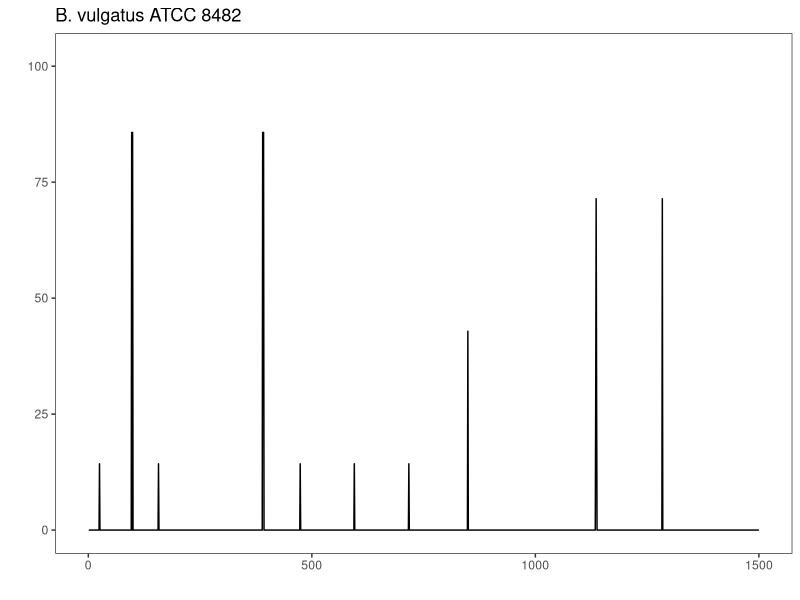
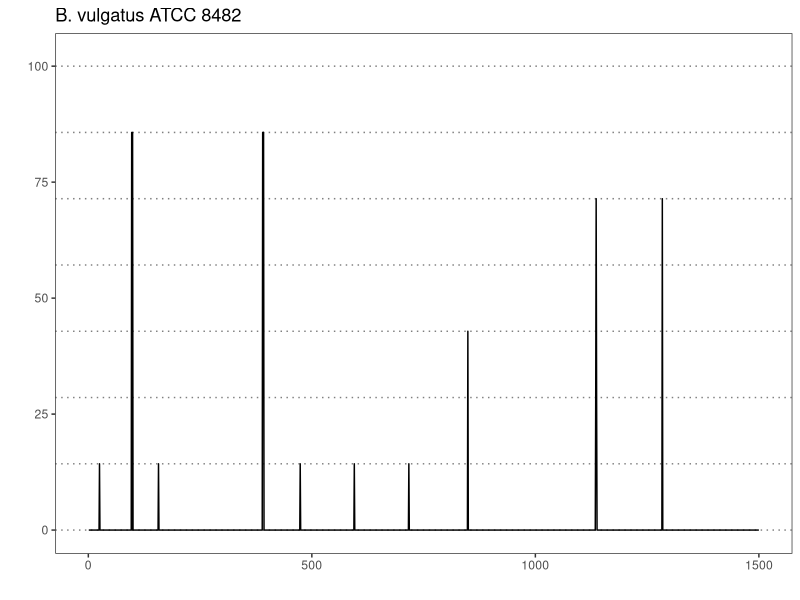
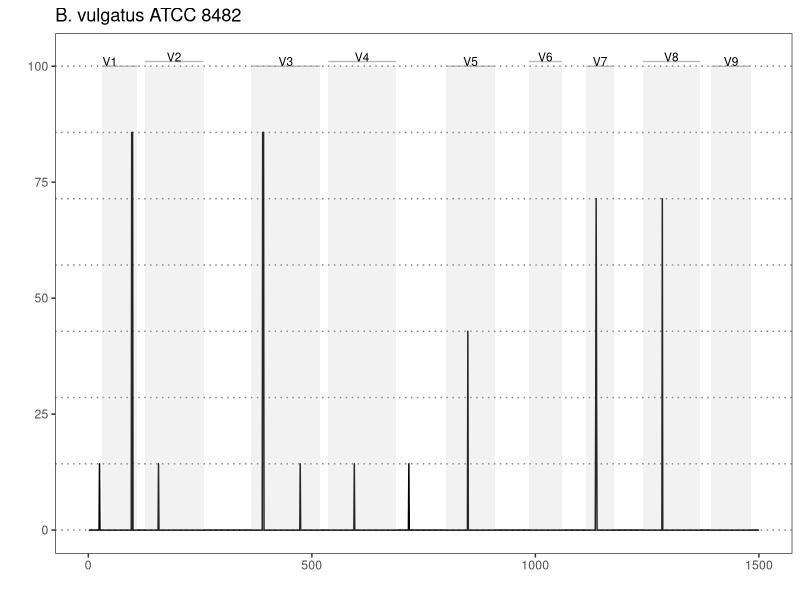
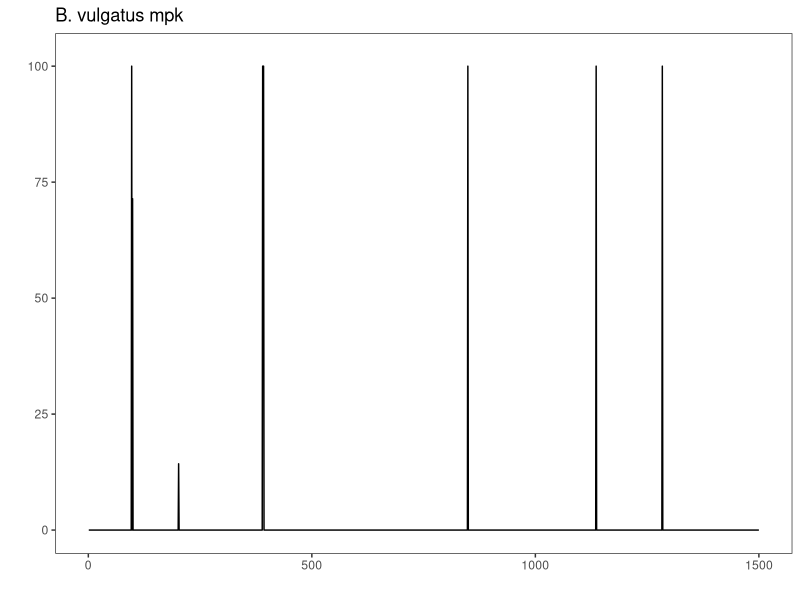
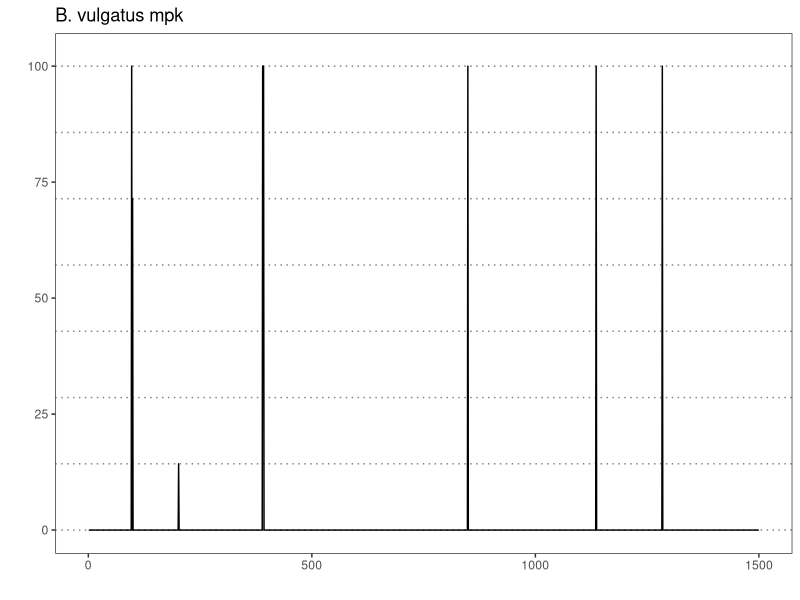
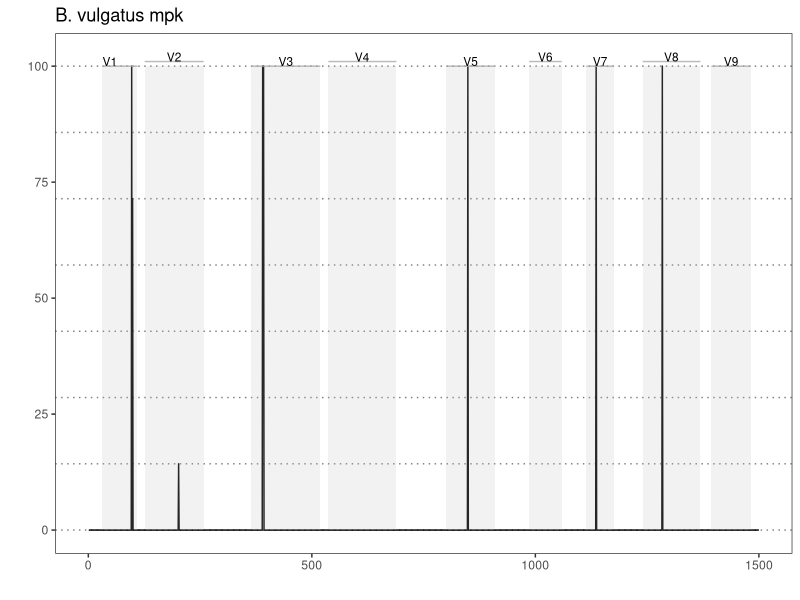
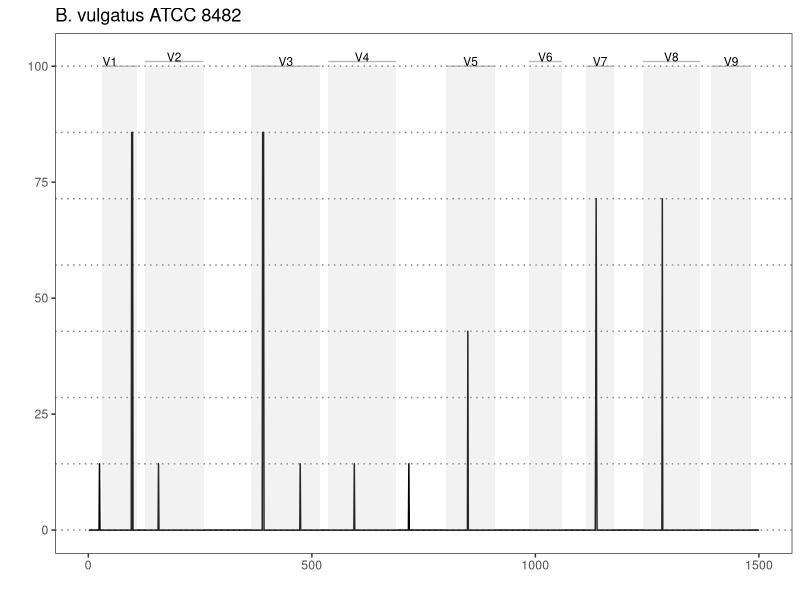
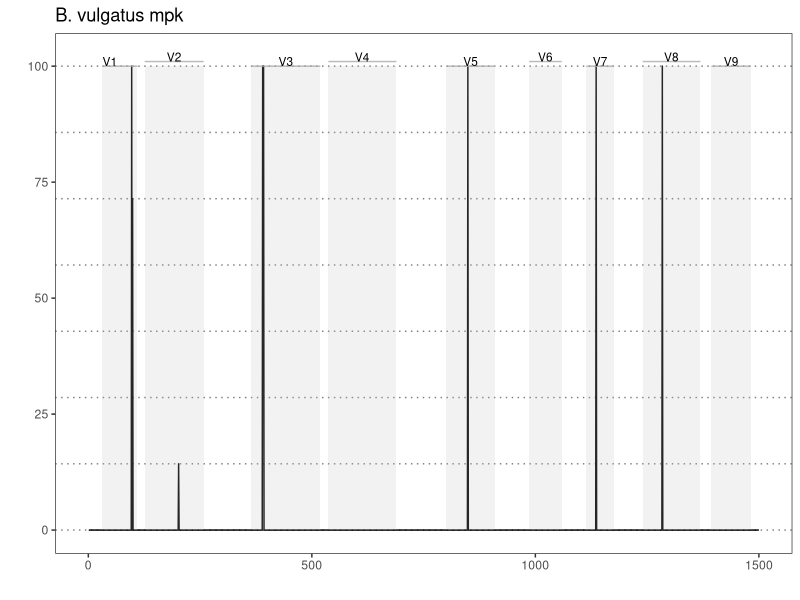

Write the R code that produced these figures, in order.
###########################################################################################
#
# Plot the alignment profiles of bacteroides vulgatus mock vs. in vivo
#
###########################################################################################
library('ggplot2')

df.a <- read.table('cp000139_snp_profile.tsv', sep='\t', stringsAsFactors=F, header=T,
                   row.names=1)
head(df.a)

df.b <- read.table('cp013020_snp_profile.tsv', sep='\t', stringsAsFactors=F, header=T,
                   row.names=1)
head(df.b)

########################################################################################
# Note that the primer coordinates were taken from the original bacteroides vulgatus
# entropy plot that formed part of previous figure 3 panels
# parameters
# region title offset
n = 1
# region title alpha
ra=0.8
# region title colour
rc='dark grey'
# panel alpha
pa=0.2
#panel colour
pc='grey'
#amplicon colour
ac = 'dark red'
########################################################################################
# Check the length of the x-axis...
head(df.a)
tail(df.a)


head(df.b)
tail(df.b)

df.a <- df.a[1:1500,]
df.b <- df.b[1:1500,]
########################################################################################

#  plot

# Note that the original pile-ups determined by Shana included the reference sequence
# in the calculation. The SNP frequencies are therefore out of 8, rather than 7. 
head(df.a)
df.a$b_vulgatus_adj = (df.a$bacteroides_vulgatus*8)/7
head(df.a)

plt <- ggplot(df.a, aes(x=BasePosition, y=b_vulgatus_adj)) + geom_line()
plt <- plt + theme_bw()
plt <- plt + theme(panel.grid = element_blank())
plt <- plt + ggtitle('B. vulgatus ATCC 8482') + xlab('') + ylab('')
plt <- plt + ylim(c(0, 102))
plt

plt <- plt + geom_hline(yintercept=seq(-100,100, by=100/7),
                        linetype='dotted', alpha=0.5)
plt

# add individual bars
#V1
plt <- plt + annotate('rect', xmin=31, xmax=110, ymin=0, ymax=100, fill=pc, alpha=pa)
plt <- plt + annotate('segment', x=31, xend=110, y=100, yend=100, colour=rc, alpha=ra)
plt <- plt + annotate('text', x=9 + (110-31)/2, y=100+n, label='V1', cex=3)
#V2
plt <- plt + annotate('rect', xmin=126, xmax=258, ymin=0, ymax=100, fill=pc, alpha=pa)
plt <- plt + annotate('segment', x=126, xend=258, y=100+n, yend=100+n, colour=rc, alpha=ra)
plt <- plt + annotate('text', x=126 + (258-126)/2, y=100+n+n, label='V2', cex=3)
#V3
plt <- plt + annotate('rect', xmin=365, xmax=519, ymin=0, ymax=100, fill=pc, alpha=pa)
plt <- plt + annotate('segment', x=365, xend=519, y=100, yend=100, colour=rc, alpha=ra)
plt <- plt + annotate('text', x=365 + (519-365)/2, y=100+n, label='V3', cex=3)
#V4
plt <- plt + annotate('rect', xmin=537, xmax=689, ymin=0, ymax=100, fill=pc, alpha=pa)
plt <- plt + annotate('segment', x=537, xend=689, y=100+n, yend=100+n, colour=rc, alpha=ra)
plt <- plt + annotate('text', x=537 + (689-537)/2, y=100+n+n, label='V4', cex=3)
#V5
plt <- plt + annotate('rect', xmin=801, xmax=910, ymin=0, ymax=100, fill=pc, alpha=pa)
plt <- plt + annotate('segment', x=801, xend=910, y=100, yend=100, colour=rc, alpha=ra)
plt <- plt + annotate('text', x=801 + (910-801)/2, y=100+n, label='V5', cex=3)
#V6
plt <- plt + annotate('rect', xmin=986, xmax=1059, ymin=0, ymax=100, fill=pc, alpha=pa)
plt <- plt + annotate('segment', x=986, xend=1059, y=100+n, yend=100+n, colour=rc, alpha=ra)
plt <- plt + annotate('text', x=986 + (1059-986)/2, y=100+n+n, label='V6', cex=3)
#V7
plt <- plt + annotate('rect', xmin=1114, xmax=1176, ymin=0, ymax=100, fill=pc, alpha=pa)
plt <- plt + annotate('segment', x=1114, xend=1176, y=100, yend=100, colour=rc, alpha=ra)
plt <- plt + annotate('text', x=1114 + (1176-1114)/2, y=100+n, label='V7', cex=3)
#V8
plt <- plt + annotate('rect', xmin=1240, xmax=1369, ymin=0, ymax=100, fill=pc, alpha=pa)
plt <- plt + annotate('segment', x=1240, xend=1369, y=100+n, yend=100+n, colour=rc, alpha=ra)
plt <- plt + annotate('text', x=1240 + (1369-1240)/2, y=100+n+n, label='V8', cex=3)
#V9
plt <- plt + annotate('rect', xmin=1394, xmax=1482, ymin=0, ymax=100, fill=pc, alpha=pa)
plt <- plt + annotate('segment', x=1394, xend=1482, y=100, yend=100, colour=rc, alpha=ra)
plt <- plt + annotate('text', x=1394 + (1482-1394)/2, y=100+n, label='V9', cex=3)
plt

pdf('03_bvulgatus_atcc8482_only_panel_corrected.pdf', height=3, width=5.5)
plot(plt)
dev.off()



########################################################################################
# plot
# Note that the original pile-ups determined by Shana included the reference sequence
# in the calculation. The SNP frequencies are therefore out of 8, rather than 7. 
head(df.b)
df.b$b_vulgatus_adj = (df.b$bacteroides_vulgatus*-8)/7
head(df.b)

# Note also that the first SNV at position 2 only has six sequences covering it, 
# I'm therefore masking it in this plot...
df.b[df.b$BasePosition==2, 'b_vulgatus_adj'] <- 0


plt <- ggplot(df.b, aes(x=BasePosition, y=b_vulgatus_adj)) + geom_line()
plt <- plt + theme_bw()
plt <- plt + theme(panel.grid = element_blank())
plt <- plt + ggtitle('B. vulgatus mpk') + xlab('') + ylab('')
plt <- plt + ylim(c(0, 102))
plt

plt <- plt + geom_hline(yintercept=seq(-100,100, by=100/7),
                        linetype='dotted', alpha=0.5)
plt

# add individual bars
#V1
plt <- plt + annotate('rect', xmin=31, xmax=110, ymin=0, ymax=100, fill=pc, alpha=pa)
plt <- plt + annotate('segment', x=31, xend=110, y=100, yend=100, colour=rc, alpha=ra)
plt <- plt + annotate('text', x=9 + (110-31)/2, y=100+n, label='V1', cex=3)
#V2
plt <- plt + annotate('rect', xmin=126, xmax=258, ymin=0, ymax=100, fill=pc, alpha=pa)
plt <- plt + annotate('segment', x=126, xend=258, y=100+n, yend=100+n, colour=rc, alpha=ra)
plt <- plt + annotate('text', x=126 + (258-126)/2, y=100+n+n, label='V2', cex=3)
#V3
plt <- plt + annotate('rect', xmin=365, xmax=519, ymin=0, ymax=100, fill=pc, alpha=pa)
plt <- plt + annotate('segment', x=365, xend=519, y=100, yend=100, colour=rc, alpha=ra)
plt <- plt + annotate('text', x=365 + (519-365)/2, y=100+n, label='V3', cex=3)
#V4
plt <- plt + annotate('rect', xmin=537, xmax=689, ymin=0, ymax=100, fill=pc, alpha=pa)
plt <- plt + annotate('segment', x=537, xend=689, y=100+n, yend=100+n, colour=rc, alpha=ra)
plt <- plt + annotate('text', x=537 + (689-537)/2, y=100+n+n, label='V4', cex=3)
#V5
plt <- plt + annotate('rect', xmin=801, xmax=910, ymin=0, ymax=100, fill=pc, alpha=pa)
plt <- plt + annotate('segment', x=801, xend=910, y=100, yend=100, colour=rc, alpha=ra)
plt <- plt + annotate('text', x=801 + (910-801)/2, y=100+n, label='V5', cex=3)
#V6
plt <- plt + annotate('rect', xmin=986, xmax=1059, ymin=0, ymax=100, fill=pc, alpha=pa)
plt <- plt + annotate('segment', x=986, xend=1059, y=100+n, yend=100+n, colour=rc, alpha=ra)
plt <- plt + annotate('text', x=986 + (1059-986)/2, y=100+n+n, label='V6', cex=3)
#V7
plt <- plt + annotate('rect', xmin=1114, xmax=1176, ymin=0, ymax=100, fill=pc, alpha=pa)
plt <- plt + annotate('segment', x=1114, xend=1176, y=100, yend=100, colour=rc, alpha=ra)
plt <- plt + annotate('text', x=1114 + (1176-1114)/2, y=100+n, label='V7', cex=3)
#V8
plt <- plt + annotate('rect', xmin=1240, xmax=1369, ymin=0, ymax=100, fill=pc, alpha=pa)
plt <- plt + annotate('segment', x=1240, xend=1369, y=100+n, yend=100+n, colour=rc, alpha=ra)
plt <- plt + annotate('text', x=1240 + (1369-1240)/2, y=100+n+n, label='V8', cex=3)
#V9
plt <- plt + annotate('rect', xmin=1394, xmax=1482, ymin=0, ymax=100, fill=pc, alpha=pa)
plt <- plt + annotate('segment', x=1394, xend=1482, y=100, yend=100, colour=rc, alpha=ra)
plt <- plt + annotate('text', x=1394 + (1482-1394)/2, y=100+n, label='V9', cex=3)
plt

pdf('03_bvulgatus_mpk_only_panel_corrected.pdf', height=3, width=5.5)
plot(plt)
dev.off()




